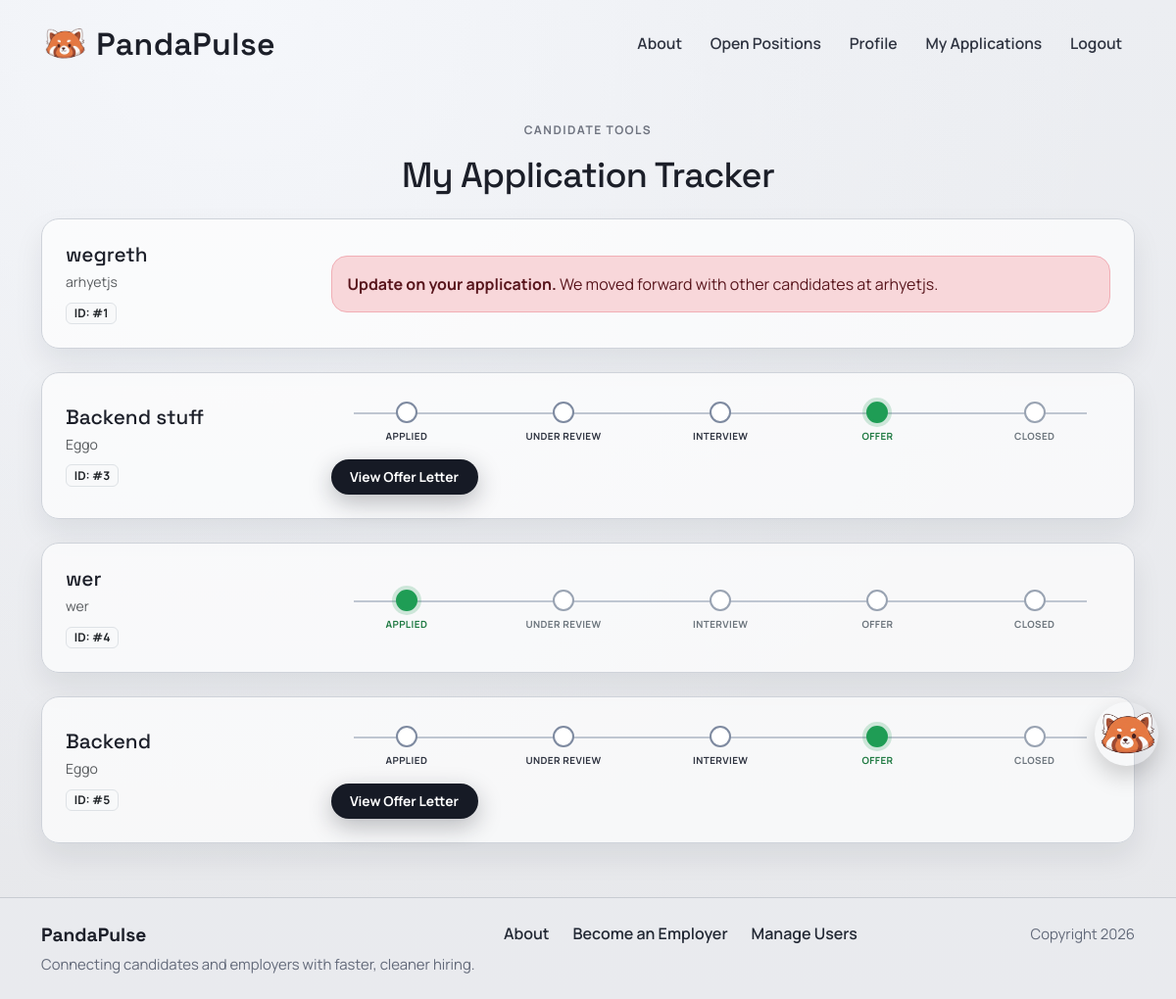
Before: /apply/status/ (signed in) with the older database file.
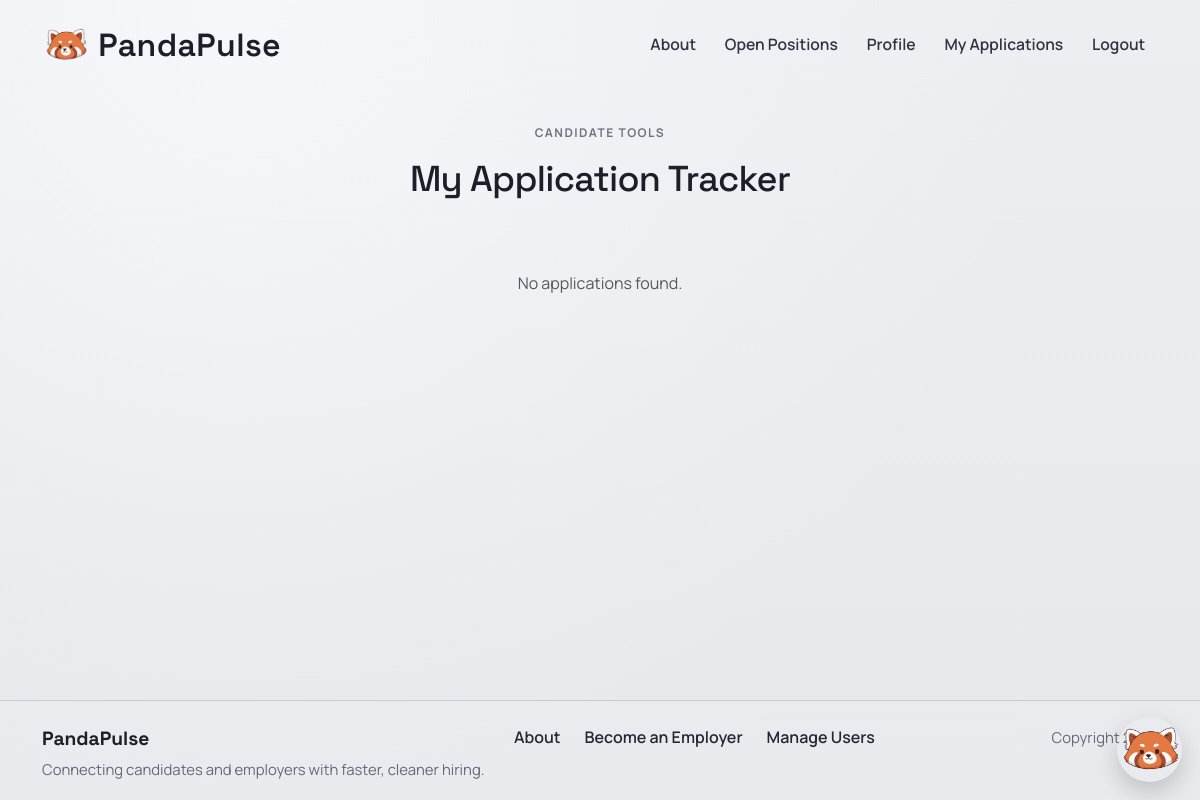
After: the same page with the newer database file.
### apply/models.py (models this page shows, shortened)
class Application(models.Model):
    STATUS_CHOICES = [
        ("applied", "Applied"),
        ("review", "Under Review"),
        ("interview", "Interview"),
        ("offer", "Offer"),
        ("rejected", "Rejected"),
        ("closed", "Closed"),
    ]
    user = models.ForeignKey(User, on_delete=models.CASCADE)
    job = models.ForeignKey(JobPost, on_delete=models.CASCADE, related_name="applications")
    note = models.TextField(blank=True)
    resume_file = models.FileField(upload_to="resumes/", blank=True, null=True)
    resume_type = models.CharField(
        max_length=20,
        choices=[("profile", "Profile Resume"), ("uploaded", "Uploaded Resume")]
    )
    applied_at = models.DateTimeField(auto_now_add=True)
    status = models.CharField(max_length=20, choices=STATUS_CHOICES, default="applied")
    class Meta:
        unique_together = ("user", "job")

### jobposts/models.py (models this page shows, shortened)
class JobPost(models.Model):
    owner = models.ForeignKey(
        settings.AUTH_USER_MODEL,
        on_delete=models.CASCADE,
        related_name='job_posts',
        null=True,
        blank=True,
    )
    title = models.CharField(max_length=200)
    company = models.CharField(max_length=150)
    location = models.CharField(max_length=150)
    pay_range = models.CharField(max_length=100)
    skills = models.CharField(max_length=300, blank=True)
    salary_min = models.IntegerField(null=True, blank=True)
    salary_max = models.IntegerField(null=True, blank=True)
    WORK_SETTING_CHOICES = [
        ("remote", "Remote"),
        ("onsite", "On-site"),
        ("hybrid", "Hybrid"),
    ]
    work_setting = models.CharField(max_length=20, choices=WORK_SETTING_CHOICES, default="onsite")
    visa_sponsorship = models.BooleanField(default=False)
    description = models.TextField()
    created_at = models.DateTimeField(auto_now_add=True)

### apply/views.py (the view)
# urls.py: path('status/', views.application_status, name='application_status'),
@login_required
def application_status(request):
    applications = Application.objects.filter(user=request.user).select_related("job")
    return render(request, "apply/status.html", {"applications": applications})

### accounts/context_processors.py (called while the page is built)
def can_post_job(request):
    if not request.user.is_authenticated:
        return {"can_post_job": False}
    is_employer = Profile.objects.filter(
        user=request.user,
        account_type=Profile.AccountType.EMPLOYER,
    ).exists()
    return {"can_post_job": is_employer}

### apply/templates/apply/status.html
{% extends "base.html" %}
{% block content %}
<section class="page-shell">
  <div class="container">
    <div class="page-intro text-center">
      <p class="page-kicker">Candidate tools</p>
      <h1 class="page-title page-title-sm">My Application Tracker</h1>
    </div>
    <div class="row g-4">
      {% for application in applications %}
      <div class="col-12">
        <div class="surface-card">
          <div class="row align-items-center g-3">
            <div class="col-lg-3">
              <h5 class="surface-title mb-1">{{ application.job.title }}</h5>
              <p class="text-muted mb-0 small">{{ application.job.company }}</p>
              <div class="mt-2">
                <span class="badge bg-light text-dark border">ID: #{{ application.id }}</span>
              </div>
            </div>
            <div class="col-lg-9">
              {% if application.status == 'rejected' %}
              <div class="alert alert-danger rounded-4 mb-0">
                <strong>Update on your application.</strong>
                We moved forward with other candidates at {{ application.job.company }}.
              </div>
              {% else %}
              <div class="stepper-wrapper">
                {% with "applied review interview offer closed" as status_order %}
                  {% for key, label in application.STATUS_CHOICES %}
                    {% if key != 'rejected' %}
                    <div class="stepper-item {% if key == application.status %}active{% elif key in status_order and application.status in status_order %}{% if application.status == 'review' and key == 'applied' %}completed{% elif application.status == 'interview' and key == 'applied' or application.status == 'interview' and key == 'review' %}completed{% elif application.status == 'offer' and key != 'offer' and key != 'closed' %}completed{% elif application.status == 'closed' %}completed{% else %}pending{% endif %}{% else %}pending{% endif %}">
                      <div class="step-counter"></div>
                      <div class="step-name">{{ label }}</div>
                    </div>
                    {% endif %}
                  {% endfor %}
                {% endwith %}
              </div>
              {% if application.status == 'offer' or application.status == 'closed' %}
              <div class="form-actions mt-3">
                <a class="primary-btn btn-compact" href="{% url 'apply:offer_letter' application.id %}">View Offer Letter</a>
              </div>
              {% endif %}
              {% endif %}
            </div>
          </div>
        </div>
      </div>
      {% empty %}
      <div class="col-12 text-center py-5">
        <p class="text-muted">No applications found.</p>
      </div>
      {% endfor %}
    </div>
  </div>
</section>
{% endblock %}

### project2/templates/base.html (shortened to what this page needs)
<!DOCTYPE html>
<html>
  {% load static %}
  <head>
    <link href="https://cdn.jsdelivr.net/npm/bootstrap@5.3.3/dist/css/bootstrap.min.css" rel="stylesheet">
    <link rel="stylesheet" href="https://cdnjs.cloudflare.com/ajax/libs/font-awesome/6.1.1/css/all.min.css">
    <link rel="stylesheet" href="https://cdn.jsdelivr.net/npm/bootstrap-icons@1.11.3/font/bootstrap-icons.min.css">
    <link rel="stylesheet" type="text/css" href="{% static 'css/style.css' %}">
    <link rel="stylesheet" href="{% static 'mascot/panda.css' %}">
  </head>
  <body>
    <nav class="navbar navbar-expand-lg site-nav py-3">
      <div class="container">
        <a class="navbar-brand brand-mark" href="{% url 'home.index' %}">
          <img src="{% static 'img/logo.png' %}?v=pandapulse-2" alt="logo" height="40" />
          <span>PandaPulse</span>
        </a>
        <div class="collapse navbar-collapse" id="navbarNavAltMarkup">
          <div class="navbar-nav ms-auto align-items-lg-center gap-lg-2">
            <a class="nav-link site-link" href="{% url 'home.about' %}">About</a>
            <a class="nav-link site-link" href="{% url 'jobposts.search' %}">
              {% if can_post_job %}Candidate Search{% else %}Open Positions{% endif %}
            </a>
            {% if user.is_authenticated %}
              <a class="nav-link site-link" href="{% url 'accounts.profile' %}">Profile</a>
              {% if can_post_job %}
                <a class="nav-link site-link" href="{% url 'jobposts.dashboard' %}">Dashboard</a>
              {% else %}
                <a class="nav-link site-link" href="{% url 'apply:application_status' %}">My Applications</a>
              {% endif %}
              <a class="nav-link site-link" href="{% url 'accounts.logout' %}">Logout</a>
            {% else %}
              <a class="nav-link site-link" href="{% url 'accounts.login' %}">Login</a>
              <a class="site-cta" href="{% url 'accounts.signup' %}">Get Started</a>
            {% endif %}
          </div>
        </div>
      </div>
    </nav>
    <main>
      {% block content %}
      {% endblock content %}
    </main>
    <footer class="site-footer py-4 mt-auto">
      <div class="container">
        <div class="row g-3 align-items-start">
          <div class="col-lg-5">
            <p class="footer-title mb-1">PandaPulse</p>
            <p class="footer-copy mb-0">Connecting candidates and employers with faster, cleaner hiring.</p>
          </div>
          <div class="col-lg-4 d-flex justify-content-lg-center justify-content-start">
            <div class="d-flex gap-3 gap-lg-4 justify-content-lg-center justify-content-start flex-wrap flex-lg-nowrap">
              <a class="footer-link" href="{% url 'home.about' %}">About</a>
              {% if user.is_authenticated and not can_post_job %}
              <a class="footer-link" href="{% url 'accounts.profile_edit' %}?highlight=account_type">Become an Employer</a>
              {% endif %}
              {% if user.is_staff %}
              <a class="footer-link" href="{% url 'accounts.manage_users' %}">Manage Users</a>
              {% endif %}
            </div>
          </div>
          <div class="col-lg-3 text-lg-end">
            <span class="footer-copy">Copyright 2026</span>
          </div>
        </div>
      </div>
    </footer>
    <div id="panda-confetti" aria-hidden="true"></div>
    <div id="panda-mascot" aria-label="Site mascot">
      <div class="panda-wrap" title="Panda mascot">
        <img src="{% static 'img/logo.png' %}" alt="Panda mascot">
      </div>
    </div>
  </body>
</html>

### project2/static/css/style.css (style rules this page uses)
:root { --bg-base: #e7e8eb; --ink: #1c1f29; --ink-muted: #515662; --line: #c3c8d0; --panel: #9fc3df; --panel-2: #c8deef; }
* { box-sizing: border-box; }
body { margin: 0; min-height: 100vh; font-family: "Manrope", sans-serif; color: var(--ink); background: radial-gradient(circle at 20% 0%, #f5f7fb 0%, rgba(245, 247, 251, 0.3) 38%, transparent 65%), linear-gradient(180deg, #eceef2 0%, var(--bg-base) 100%); }
main { min-height: calc(100vh - 190px); }
.site-nav { background: transparent; }
.brand-mark { display: inline-flex; align-items: center; gap: 0.6rem; font-family: "Space Grotesk", sans-serif; font-weight: 600; letter-spacing: 0.02em; color: var(--ink); }
.brand-mark span { font-size: 2rem; }
.site-link { color: #2f3441; font-weight: 600; font-size: 0.98rem; margin-right: 0.3rem; }
.page-shell { padding: 2.1rem 0 3.4rem; }
.page-intro { max-width: 860px; margin: 0 auto 1.4rem; }
.page-title { font-family: "Space Grotesk", sans-serif; font-size: clamp(2rem, 4.8vw, 3.2rem); letter-spacing: -0.02em; margin-bottom: 0.7rem; }
.page-title-sm { font-size: clamp(1.65rem, 3.5vw, 2.25rem); }
.page-kicker { text-transform: uppercase; letter-spacing: 0.12em; font-size: 0.75rem; font-weight: 700; color: #6f7480; }
.site-footer { border-top: 1px solid #c8ccd2; background: rgba(234, 236, 240, 0.72); }
.footer-title { font-family: "Space Grotesk", sans-serif; font-size: 1.2rem; font-weight: 700; }
.footer-copy { color: #626979; font-size: 0.93rem; }
.footer-link { color: #222834; font-weight: 600; text-decoration: none; }

### project2/static/mascot/panda.css (style rules this page uses)
:root { --panda-size: 65px; --panda-z: 9999; --panda-shadow: 0 10px 25px rgba(0,0,0,.18); --panda-gap: 10px; --panda-bubble-bg: rgba(0,0,0,.82); --panda-bubble-color: #fff; --panda-bubble-radius: 12px; --panda-bubble-font: 12px; --panda-bubble-pad-y: 10px; --panda-bubble-pad-x: 30px; --panda-bubble-maxw: 350px; }
#panda-mascot { position: fixed; right: 18px; bottom: 18px; z-index: var(--panda-z); pointer-events: none; }
#panda-mascot .panda-wrap { width: var(--panda-size); height: var(--panda-size); border-radius: 999px; overflow: visible; box-shadow: var(--panda-shadow); background: transparent; border: none; transform: translate3d(0,0,0); pointer-events: auto; cursor: grab; touch-action: none; transition: filter .18s ease, transform .18s ease; }
#panda-mascot img { width: 100%; height: 100%; object-fit: contain; user-select: none; -webkit-user-drag: none; }
#panda-mascot.idle .panda-wrap { animation: panda-bob 1.9s ease-in-out infinite; }
#panda-mascot.blink img { animation: panda-blink 5.2s infinite; }
#panda-confetti { position: fixed; inset: 0; z-index: calc(var(--panda-z) - 1); pointer-events: none; overflow: hidden; }

Changed rows visible on the page:
removed Application: job "wegreth", job.company "arhyetjs", id "1"
removed Application: job "Backend stuff", job.company "Eggo", id "3", status "offer" (drawn), STATUS_CHOICES "APPLIED" "UNDER REVIEW" "INTERVIEW" "OFFER" "CLOSED"
removed Application: job "wer", job.company "wer", id "4", status "applied" (drawn), STATUS_CHOICES "APPLIED" "UNDER REVIEW" "INTERVIEW" "OFFER" "CLOSED"
removed Application: job "Backend", job.company "Eggo", id "5", status "offer" (drawn), STATUS_CHOICES "APPLIED" "UNDER REVIEW" "INTERVIEW" "OFFER" "CLOSED"
Other visible differences:
text now shown: "No applications found."
